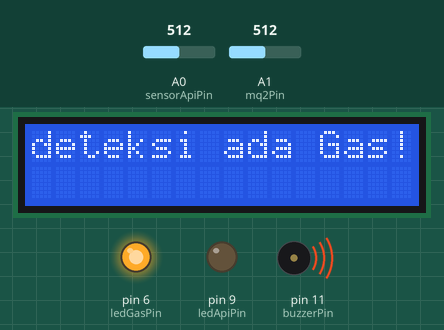
Simulated run of this sketch. Board: Arduino Uno, built with avr-gcc and run on an emulated ATmega328P. On the bench: 16×2 character LCD, output pins drawn as LEDs (lit = HIGH), buzzer (waves = sounding, pin HIGH). Inputs (shaded band) come from the test bench; at power-on: A1 (mq2Pin) = 512, A0 (sensorApiPin) = 512. What the sketch prints to the serial monitor is not drawn.

Above: at 1.2 s.
1.3 s: A1 (mq2Pin) set to 483
At 3.3 s:
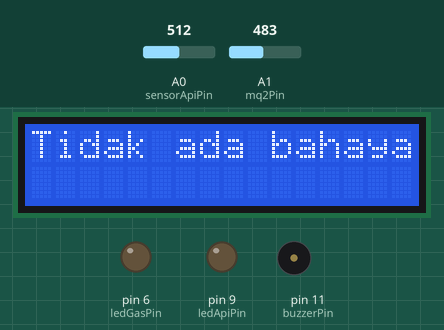
3.6 s: A0 (sensorApiPin) set to 104
5.3 s: A0 (sensorApiPin) set to 93
At 6.5 s:
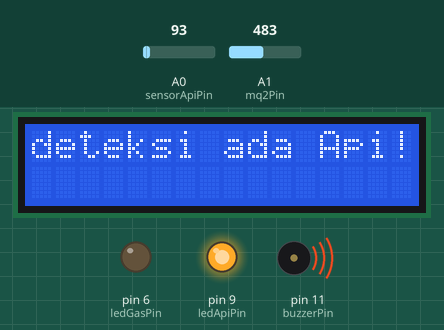
7.6 s: A0 (sensorApiPin) set to 122
At 9.2 s:
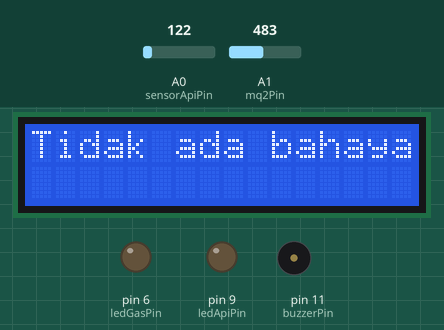
9.7 s: A0 (sensorApiPin) set to 0
At 10.7 s:
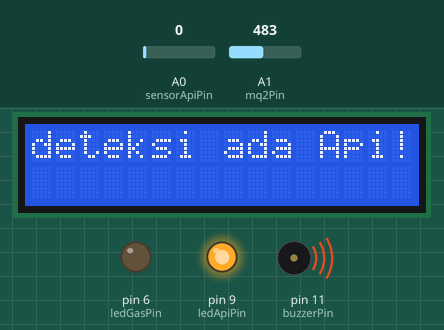
Timing chart, 0 to 12.7 s (numbered marks = the images above; inputs shaded):
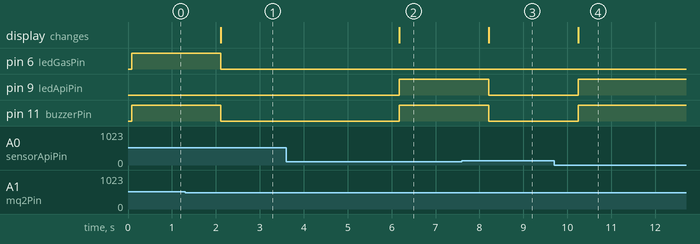

Measured:
- the behaviour switches between 501 and 500 on A1 (mq2Pin) (found by bisection; images 0 and 1)
- the behaviour switches between 100 and 99 on A0 (sensorApiPin) (found by bisection; images 1 and 2)
- after the input at 1.3 s, pin 6 (ledGasPin), pin 11 (buzzerPin): HIGH → LOW after 0.81 s; the display: changes after 0.81 s (image 1)
- after the input at 3.6 s, every drawn part: stays the same
- after the input at 5.3 s, pin 9 (ledApiPin), pin 11 (buzzerPin): LOW → HIGH after 0.88 s; the display: changes after 0.88 s (image 2)
- after the input at 7.6 s, pin 9 (ledApiPin), pin 11 (buzzerPin): HIGH → LOW after 0.61 s; the display: changes after 0.61 s (image 3)
- after the input at 9.7 s, pin 9 (ledApiPin), pin 11 (buzzerPin): LOW → HIGH after 0.54 s; the display: changes after 0.54 s (image 4)

The sketch:

Fire-and-gas-detection.ino
```cpp
#include <Wire.h>
#include <LiquidCrystal_I2C.h>

LiquidCrystal_I2C lcd(0x27, 16, 2);

const int sensorApiPin = A0;
const int mq2Pin = A1;
const int buzzerPin = 11;
const int ledApiPin = 9;
const int ledGasPin = 6;

const int nilaiAmbangApi = 100;
const int nilaiAmbangGas = 500;

const int serialInterval = 1000;
unsigned long previousSerialMillis = 0;

void setup() {
  Serial.begin(9600);
  pinMode(sensorApiPin, INPUT);
  pinMode(mq2Pin, INPUT);
  pinMode(buzzerPin, OUTPUT);
  pinMode(ledApiPin, OUTPUT);
  pinMode(ledGasPin, OUTPUT);
  lcd.init();
  lcd.backlight();
}

void loop() {
  int nilaiSensorApi = analogRead(sensorApiPin);
  int nilaiSensorGas = analogRead(mq2Pin);

  lcd.setCursor(0, 0);
  if (nilaiSensorApi < nilaiAmbangApi) {
    lcd.print("deteksi ada Api!");
    digitalWrite(buzzerPin, HIGH);
    analogWrite(ledApiPin, 255);
    digitalWrite(ledGasPin, LOW);
  } else if (nilaiSensorGas > nilaiAmbangGas) {
    lcd.print("deteksi ada Gas!");
    digitalWrite(buzzerPin, HIGH);
    analogWrite(ledGasPin, 255);
    digitalWrite(ledApiPin, LOW);
  } else {
    lcd.print("Tidak ada bahaya");
    digitalWrite(buzzerPin, LOW);
    digitalWrite(ledApiPin, LOW);
    digitalWrite(ledGasPin, LOW);
  }

  // Mengirim data sensor ke serial monitor setiap interval tertentu
  unsigned long currentMillis = millis();
  if (currentMillis - previousSerialMillis >= serialInterval) {
    previousSerialMillis = currentMillis;
    Serial.print("Sensor Api: ");
    Serial.print(nilaiSensorApi);
    Serial.print(" - Sensor Gas: ");
    Serial.println(nilaiSensorGas);
  }

  delay(1000);
}
```
